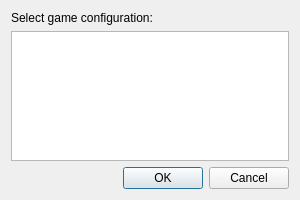
<?xml version="1.0" encoding="UTF-8"?>
<ui version="4.0">
 <class>SelectGameConfigurationDialog</class>
 <widget class="QDialog" name="SelectGameConfigurationDialog">
  <property name="geometry">
   <rect>
    <x>0</x>
    <y>0</y>
    <width>300</width>
    <height>200</height>
   </rect>
  </property>
  <property name="windowTitle">
   <string>Select Game Configuration</string>
  </property>
  <property name="modal">
   <bool>true</bool>
  </property>
  <layout class="QVBoxLayout" name="verticalLayout">
   <item>
    <widget class="QLabel" name="label">
     <property name="text">
      <string>Select game configuration:</string>
     </property>
    </widget>
   </item>
   <item>
    <widget class="QListWidget" name="Configurations">
     <property name="selectionBehavior">
      <enum>QAbstractItemView::SelectRows</enum>
     </property>
    </widget>
   </item>
   <item>
    <widget class="QDialogButtonBox" name="Buttons">
     <property name="standardButtons">
      <set>QDialogButtonBox::Cancel|QDialogButtonBox::Ok</set>
     </property>
    </widget>
   </item>
  </layout>
 </widget>
 <resources/>
 <connections>
  <connection>
   <sender>Buttons</sender>
   <signal>accepted()</signal>
   <receiver>SelectGameConfigurationDialog</receiver>
   <slot>accept()</slot>
   <hints>
    <hint type="sourcelabel">
     <x>149</x>
     <y>179</y>
    </hint>
    <hint type="destinationlabel">
     <x>149</x>
     <y>99</y>
    </hint>
   </hints>
  </connection>
  <connection>
   <sender>Buttons</sender>
   <signal>rejected()</signal>
   <receiver>SelectGameConfigurationDialog</receiver>
   <slot>reject()</slot>
   <hints>
    <hint type="sourcelabel">
     <x>149</x>
     <y>179</y>
    </hint>
    <hint type="destinationlabel">
     <x>149</x>
     <y>99</y>
    </hint>
   </hints>
  </connection>
 </connections>
</ui>
